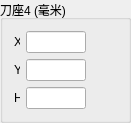
          <widget class="QGroupBox" name="groupBox_6">
           <property name="geometry">
            <rect>
             <x>10</x>
             <y>260</y>
             <width>131</width>
             <height>110</height>
            </rect>
           </property>
           <property name="title">
            <string>刀座4 (毫米)</string>
           </property>
           <layout class="QVBoxLayout" name="verticalLayout_8">
            <item>
             <layout class="QHBoxLayout" name="horizontalLayout_14">
              <item>
               <widget class="QLabel" name="labelSeatX_4">
                <property name="sizePolicy">
                 <sizepolicy hsizetype="Preferred" vsizetype="Preferred">
                  <horstretch>0</horstretch>
                  <verstretch>0</verstretch>
                 </sizepolicy>
                </property>
                <property name="minimumSize">
                 <size>
                  <width>6</width>
                  <height>20</height>
                 </size>
                </property>
                <property name="maximumSize">
                 <size>
                  <width>6</width>
                  <height>20</height>
                 </size>
                </property>
                <property name="text">
                 <string>X</string>
                </property>
               </widget>
              </item>
              <item>
               <widget class="QLineEdit" name="lineEditSeatX_4">
                <property name="sizePolicy">
                 <sizepolicy hsizetype="Preferred" vsizetype="Fixed">
                  <horstretch>0</horstretch>
                  <verstretch>0</verstretch>
                 </sizepolicy>
                </property>
                <property name="minimumSize">
                 <size>
                  <width>60</width>
                  <height>0</height>
                 </size>
                </property>
                <property name="maximumSize">
                 <size>
                  <width>60</width>
                  <height>16777215</height>
                 </size>
                </property>
                <property name="text">
                 <string/>
                </property>
                <property name="alignment">
                 <set>Qt::AlignRight|Qt::AlignTrailing|Qt::AlignVCenter</set>
                </property>
               </widget>
              </item>
              <item>
               <spacer name="horizontalSpacer_13">
                <property name="orientation">
                 <enum>Qt::Horizontal</enum>
                </property>
                <property name="sizeHint" stdset="0">
                 <size>
                  <width>40</width>
                  <height>20</height>
                 </size>
                </property>
               </spacer>
              </item>
             </layout>
            </item>
            <item>
             <layout class="QHBoxLayout" name="horizontalLayout_16">
              <item>
               <widget class="QLabel" name="labelSeatY_4">
                <property name="sizePolicy">
                 <sizepolicy hsizetype="Preferred" vsizetype="Preferred">
                  <horstretch>0</horstretch>
                  <verstretch>0</verstretch>
                 </sizepolicy>
                </property>
                <property name="minimumSize">
                 <size>
                  <width>6</width>
                  <height>20</height>
                 </size>
                </property>
                <property name="maximumSize">
                 <size>
                  <width>6</width>
                  <height>20</height>
                 </size>
                </property>
                <property name="text">
                 <string>Y</string>
                </property>
               </widget>
              </item>
              <item>
               <widget class="QLineEdit" name="lineEditSeatY_4">
                <property name="sizePolicy">
                 <sizepolicy hsizetype="Preferred" vsizetype="Fixed">
                  <horstretch>0</horstretch>
                  <verstretch>0</verstretch>
                 </sizepolicy>
                </property>
                <property name="minimumSize">
                 <size>
                  <width>60</width>
                  <height>0</height>
                 </size>
                </property>
                <property name="maximumSize">
                 <size>
                  <width>60</width>
                  <height>16777215</height>
                 </size>
                </property>
                <property name="text">
                 <string/>
                </property>
                <property name="alignment">
                 <set>Qt::AlignRight|Qt::AlignTrailing|Qt::AlignVCenter</set>
                </property>
               </widget>
              </item>
              <item>
               <spacer name="horizontalSpacer_15">
                <property name="orientation">
                 <enum>Qt::Horizontal</enum>
                </property>
                <property name="sizeHint" stdset="0">
                 <size>
                  <width>40</width>
                  <height>20</height>
                 </size>
                </property>
               </spacer>
              </item>
             </layout>
            </item>
            <item>
             <layout class="QHBoxLayout" name="horizontalLayout_15">
              <item>
               <widget class="QLabel" name="labelSeatH_4">
                <property name="sizePolicy">
                 <sizepolicy hsizetype="Preferred" vsizetype="Preferred">
                  <horstretch>0</horstretch>
                  <verstretch>0</verstretch>
                 </sizepolicy>
                </property>
                <property name="minimumSize">
                 <size>
                  <width>6</width>
                  <height>20</height>
                 </size>
                </property>
                <property name="maximumSize">
                 <size>
                  <width>6</width>
                  <height>20</height>
                 </size>
                </property>
                <property name="text">
                 <string>H</string>
                </property>
               </widget>
              </item>
              <item>
               <widget class="QLineEdit" name="lineEditSeatH_4">
                <property name="sizePolicy">
                 <sizepolicy hsizetype="Preferred" vsizetype="Fixed">
                  <horstretch>0</horstretch>
                  <verstretch>0</verstretch>
                 </sizepolicy>
                </property>
                <property name="minimumSize">
                 <size>
                  <width>60</width>
                  <height>0</height>
                 </size>
                </property>
                <property name="maximumSize">
                 <size>
                  <width>60</width>
                  <height>16777215</height>
                 </size>
                </property>
                <property name="text">
                 <string/>
                </property>
                <property name="alignment">
                 <set>Qt::AlignRight|Qt::AlignTrailing|Qt::AlignVCenter</set>
                </property>
               </widget>
              </item>
              <item>
               <spacer name="horizontalSpacer_14">
                <property name="orientation">
                 <enum>Qt::Horizontal</enum>
                </property>
                <property name="sizeHint" stdset="0">
                 <size>
                  <width>40</width>
                  <height>20</height>
                 </size>
                </property>
               </spacer>
              </item>
             </layout>
            </item>
           </layout>
          </widget>
